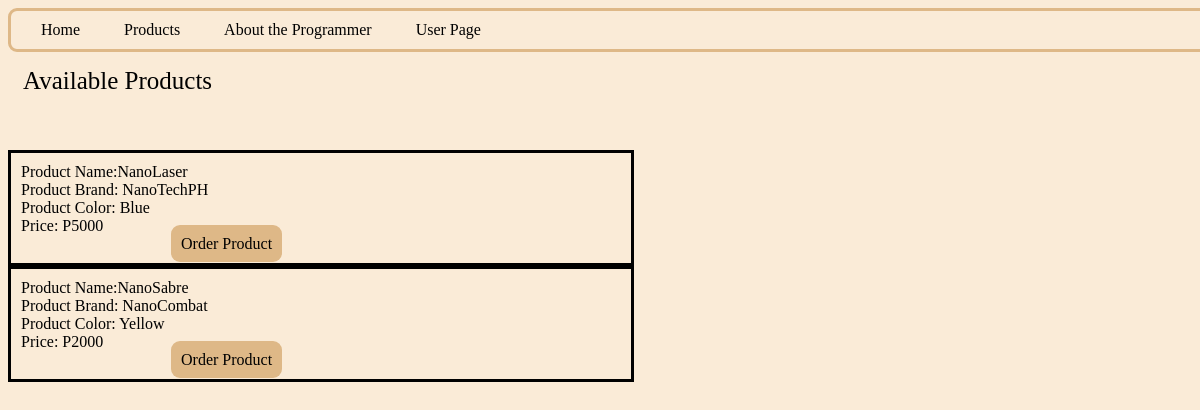
Page /Products on the committed database.
### Inventory/models.py (models this page shows)
class Product(models.Model):
    objects = models.Manager()
    Name = models.CharField(max_length=30, unique=True)
    Brand = models.CharField(max_length=30)
    Color = models.CharField(max_length=20)
    Cost = models.CharField(max_length=10)

### Inventory/views.py (the view)
# urls.py: path('Products',views.Products, name='Products'),
def Products(request):
    P = Product.objects.all()
    return render(request, 'Inventory/products.html',{'P':P})

### Inventory/templates/Inventory/products.html (shortened to what this page needs)
{% extends 'Inventory/base.html' %}
{% load static %}
    {% block content %}
        <div class="Largetext"> Available Products </div>
        {% for product in P %}
        <div class="container">
            Product Name:{{product.Name}} <br>
            Product Brand: {{product.Brand}} <Br>
            Product Color: {{product.Color}} <br>
            Price: {{product.Cost}}<Br>
            <a class="Button" href="{% url 'order' pk=userobj.pk %}"> Order Product </a>
        </div>
        {% endfor %}
    {% endblock %}

### Inventory/static/css/base.css (style rules this page uses)
html { background-color: antiquewhite; }

### Inventory/static/css/home.css (style rules this page uses)
.container { padding: 10px; font-family: Verdana; border: solid; width: 50vw; }
.Largetext { font-size: 25px; font-family: Verdana; margin-bottom: 5vh; padding: 15px; }

### Inventory/static/css/form.css (style rules this page uses)
a { color: black; }
.Button { text-decoration: none; background-color: burlywood; padding: 10px; margin: auto; margin-left: 25%; max-width: 100%; width: 7vw; text-align: center; border-radius: 9px; }

### rows in the picture
Product: Name "NanoLaser", Brand "NanoTechPH", Color "Blue", Cost "P5000"
Product: Name "NanoSabre", Brand "NanoCombat", Color "Yellow", Cost "P2000"
